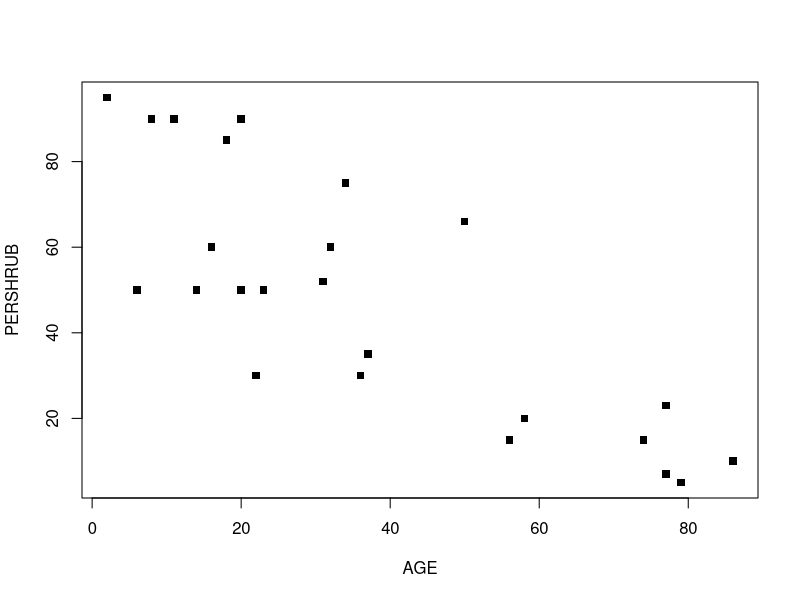
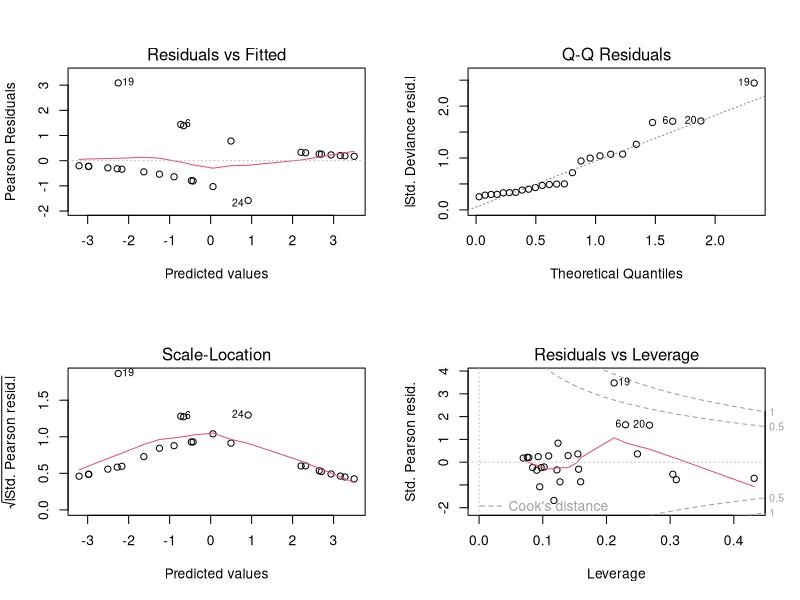
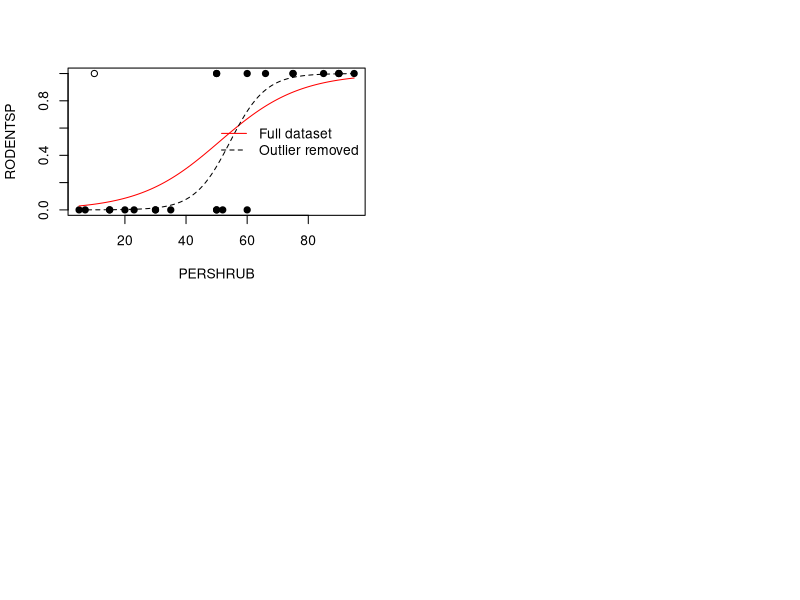
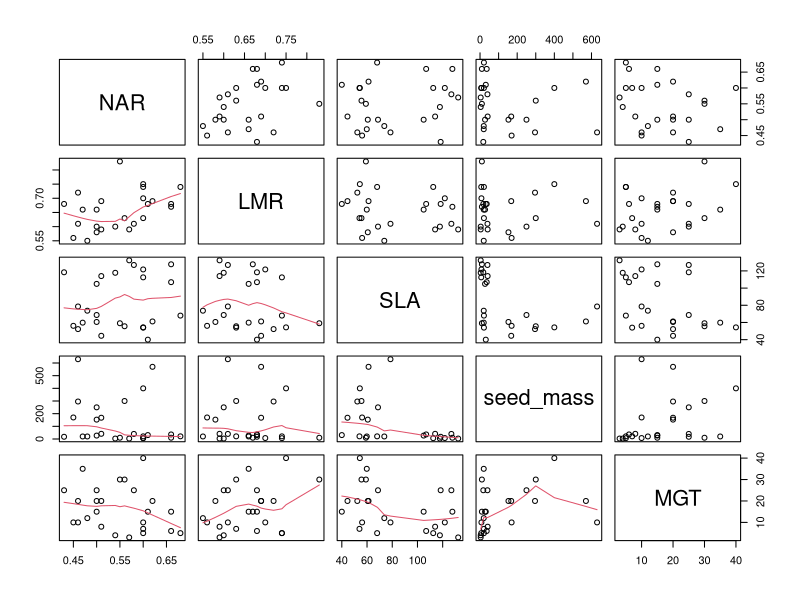
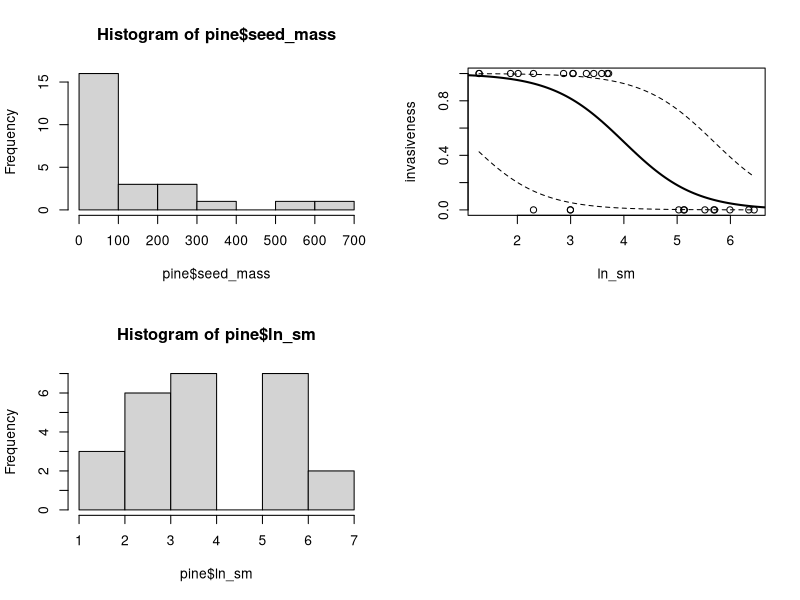
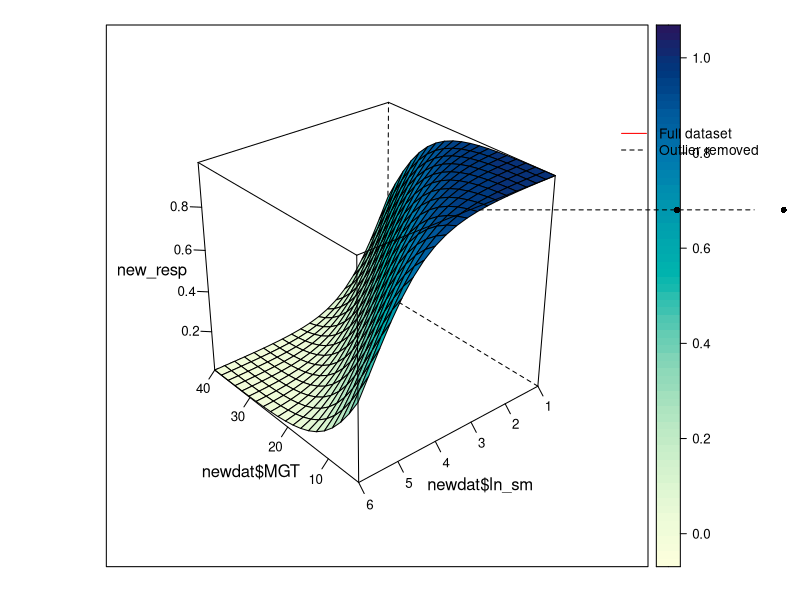

Generate these figures, in order, with R:
## ---- chunk 1
knitr::opts_chunk$set(echo = TRUE)
## ---- chunk 2
library(boot)
library(vegan)
library(ggplot2)

setwd("C:/Users/rbs335/Desktop/Stats/")
bolger<-read.csv("bolger.csv")
## ---- chunk 3
summary(bolger)
#everything looks numeric, good. 
head(bolger)

## ---- chunk 4
cor(bolger[1:3])
#strong neg reg between pershrub and age.
#make a plot
plot(PERSHRUB ~AGE, data=bolger, cex=1, pch=15)
#strong correlation between AGE & PERSHRUB
## ---- chunk 5
table(bolger$RODENTSP)
#looks good, only 0s and 1s.
## ---- chunk 6
mod1<-glm(RODENTSP ~PERSHRUB + AGE + DISTX, data=bolger, family="binomial") 
#binomial indicates that your response variable is 0 or 1
## ---- chunk 7
summary(mod1)
#only PERSHRUB is significant, other two are not good fits.
confint(mod1)
#confint for AGE and DISTX include 0, likely that these parameters have no effect on response variable. 
## ---- chunk 8
old<-par(mfrow=c(2,2))
plot(mod1)
#19 looks like an outlier
## ---- chunk 9
#Try removing non-significant terms:
mod2<-update(mod1, .~. -DISTX)
summary(mod2)
#PERSHRUB is still the only significant term

#Compare mod1 and mod2
anova(mod2, mod1, test="Chisq")
anova(mod1, mod2, test="Chisq")
#not so much better. 
AIC(mod2, mod1)
AIC(mod1, mod2)

#Remove the other non-significant term, AGE:
mod3<-update(mod2, .~. -AGE)
summary(mod3)

#Compare mod3 with mod2 and mod1 using AIC and anova
AIC(mod3, mod2, mod1)
anova(mod3, mod2, test="Chisq")
#They are not significantly different. The simpler model is fine.
## ---- chunk 10
nullmod<-update(mod3, .~. -PERSHRUB)
summary(nullmod)
#okay, so null mod is definitely not significant.

#compare with mod3
anova(nullmod, mod3, test="Chisq")
AIC(nullmod, mod3)
#Mod 3 does significantly better. 
## ---- chunk 11
step(mod1, direction="backward")
#does all of the same steps as we did manually. 
## ---- chunk 12
outlier.check<-update(object = mod3, .~., data=bolger[-19, ])
summary(outlier.check)
#actually, it looks like it does worse now, the outlier was pulling our regression. 
coef(outlier.check)
confint(outlier.check)
#compare with mod3
coef(mod3)
#without the outlier the correlation is less strong.
## ---- chunk 13
plot(RODENTSP~PERSHRUB, data=bolger) 
curve(inv.logit(-3.9 + 0.07662*x), add=TRUE, col="red")
curve(inv.logit(-9.35 + 0.1718112*x), add=TRUE, col="black", lty=2)
legend("right", lty=c(1,2), legend=c("Full dataset", "Outlier removed"), col=c("red","black"), bty="n")
points(RODENTSP ~ PERSHRUB, data=bolger[-19,], pch=16)
#This isn't working. Try a workaround?
## ---- chunk 14
#make the data for the curves:
rm19df<-data.frame(bolger[-19,])
rm19df$pts<-predict(outlier.check, newdata=rm19df, type="response")
lines(RODENTSP~pts, rm19df, col="red")
## ---- chunk 15
library(boot)
pine<-read.csv("grottkop.csv", sep=",")
summary(pine)
head(pine)
## ---- chunk 16
pairs(pine[4:8], lower.panel=panel.smooth)
#seed mass has a strong skew,might need to be transformed
cor(pine[4:8])
#no correlations abov 0.6, we're probably fine to use any of these
## ---- chunk 17
hist(pine$seed_mass)
pine$ln_sm<-log(pine$seed_mass)
hist(pine$ln_sm)
#okay, looks a bit better
## ---- chunk 18
full.pine<-glm(invasiveness ~NAR +SLA + ln_sm + MGT, data=pine, family = "binomial")
step(full.pine, direction="backward")
#algorithm did not converge
## ---- chunk 19
nullpine<-glm(invasiveness ~ 1, data=pine, family="binomial")
p1<-glm(invasiveness ~NAR, data=pine, family="binomial")
p2<-update(p1, . ~SLA)
p3 <- update(p1, . ~ln_sm)
p4<-update(p1, . ~MGT)
AIC(p1, p2, p3, p4)
## ---- chunk 20
p23<-glm(invasiveness~SLA+ln_sm, data=pine, family = "binomial")
summary(p23)
#only marginally significant parameters, but model is still better than simpler models
## ---- chunk 21
p23MGT<-update(p23, .~. + MGT)
p23NAR<-update(p23, .~. +NAR)
#NAR causes issues with fitting probabilities. Leave it out.

AIC(p23, p23MGT)
#adding MGT significantly improves the model
summary(p23MGT)
## ---- chunk 22
p23M.Inter<-update(p23MGT, .~ln_sm*SLA*MGT - ln_sm:SLA:MGT)
summary(p23M.Inter)
#AIC is much higher w/ interaction terms. Remove interactions
## ---- chunk 23
p23M.Inter2<-update(p23M.Inter, .~. -ln_sm:SLA)
summary(p23M.Inter2)
#AIC is lower. Remove another interaction
p23M.Inter3<-update(p23M.Inter2, .~. -ln_sm:MGT)
summary(p23M.Inter3)
#AIC is still lower, but not as low as the non-interactive model.
AIC(p23M.Inter3, p23MGT)
#p23MGT is slightly better
## ---- chunk 24
exp(coef(p23MGT))
## ---- chunk 25
summary(pine[c("SLA", "ln_sm", "MGT")])
coef(p23MGT)
## ---- chunk 26
plot(invasiveness~ln_sm, data=pine) 
curve(inv.logit(4.72 - 1.498*x + 0.0527*mean(pine$SLA) + -0.18657*mean(pine$MGT)), from=1, to=7, lwd=2, add=TRUE)
curve(inv.logit(4.72 - 1.498*x + 0.0527*mean(pine$SLA) + -0.18657*min(pine$MGT)), lty=2, add=TRUE)
curve(inv.logit(4.72 - 1.498*x + 0.0527*mean(pine$SLA) + -0.18657*max(pine$MGT)), lty=2, add=TRUE)
## ---- chunk 27
library(lattice)
newdat<-expand.grid(ln_sm = seq(1,6, length.out=20), MGT=seq(3, 40, length.out=20), SLA=rep(82, 20))
new_resp<-predict(p23MGT, newdata=newdat, type="response")
wireframe(new_resp ~ newdat$ln_sm+newdat$MGT, drape=T, xlim=c(6,1), scales=list(arrows=FALSE))
## ---- chunk 28
curve(inv.logit(coef(p23MGT)[1])+(coef(p23MGT)[2]*x) + (coef(p23MGT)[3]*mean(pine$SLA)) + (coef(p23MGT)[4]*mean(pine$MGT)), lwd=2, from=1, to=7, add=TRUE)

curve(inv.logit(coef(p23MGT)[1])+(coef(p23MGT)[2]*x) + (coef(p23MGT)[3]*mean(pine$SLA)) + (coef(p23MGT)[4]*mean(pine$MGT)), from =1, to =7, lty=2, add=TRUE) 

curve(inv.logit(-9.35 + 0.1718112*x), add=TRUE, col="black", lty=2)
legend("right", lty=c(1,2), legend=c("Full dataset", "Outlier removed"), col=c("red","black"), bty="n")
points(RODENTSP ~ PERSHRUB, data=bolger[-19,], pch=16)
